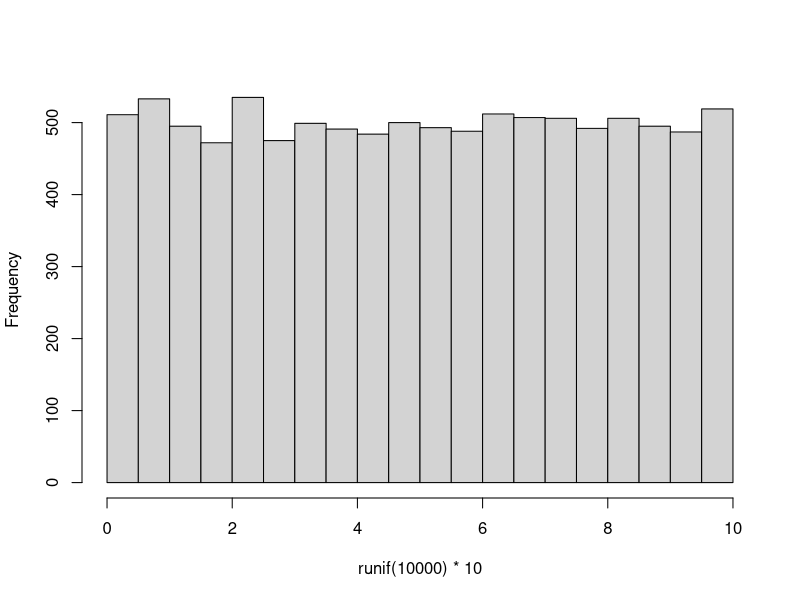
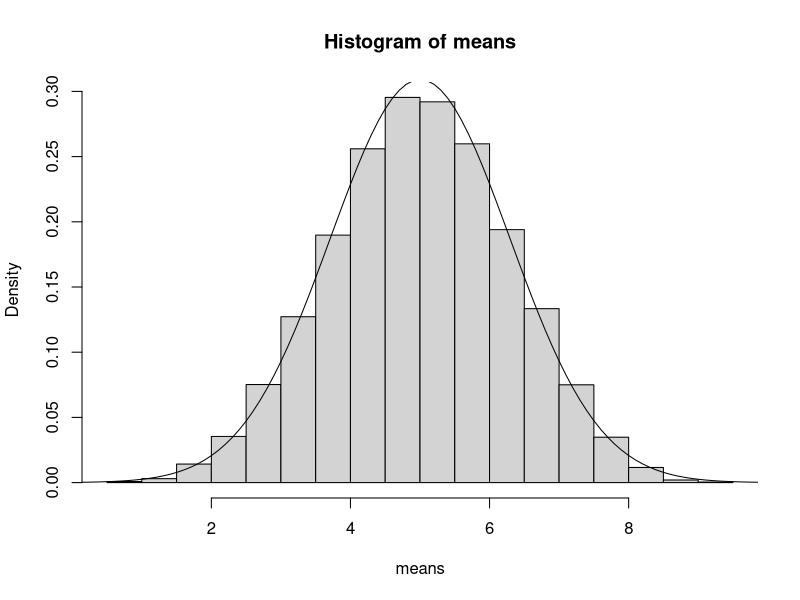

Generate these figures, in order, with R:
### Central limit Theorm Simulation ###

#uniform distribution : every number has equl probability
hist(runif(10000)*10,main="")
means <- numeric(10000)
for (i in 1:10000) {
means[i] <- mean(runif(5)*10)
}
hist(means,freq=FALSE)
mean(means)
sd(means)
xv <- seq(0,10,0.1)
yv <- dnorm(xv, mean=mean(means), sd=sd(means))
lines(xv,yv)

